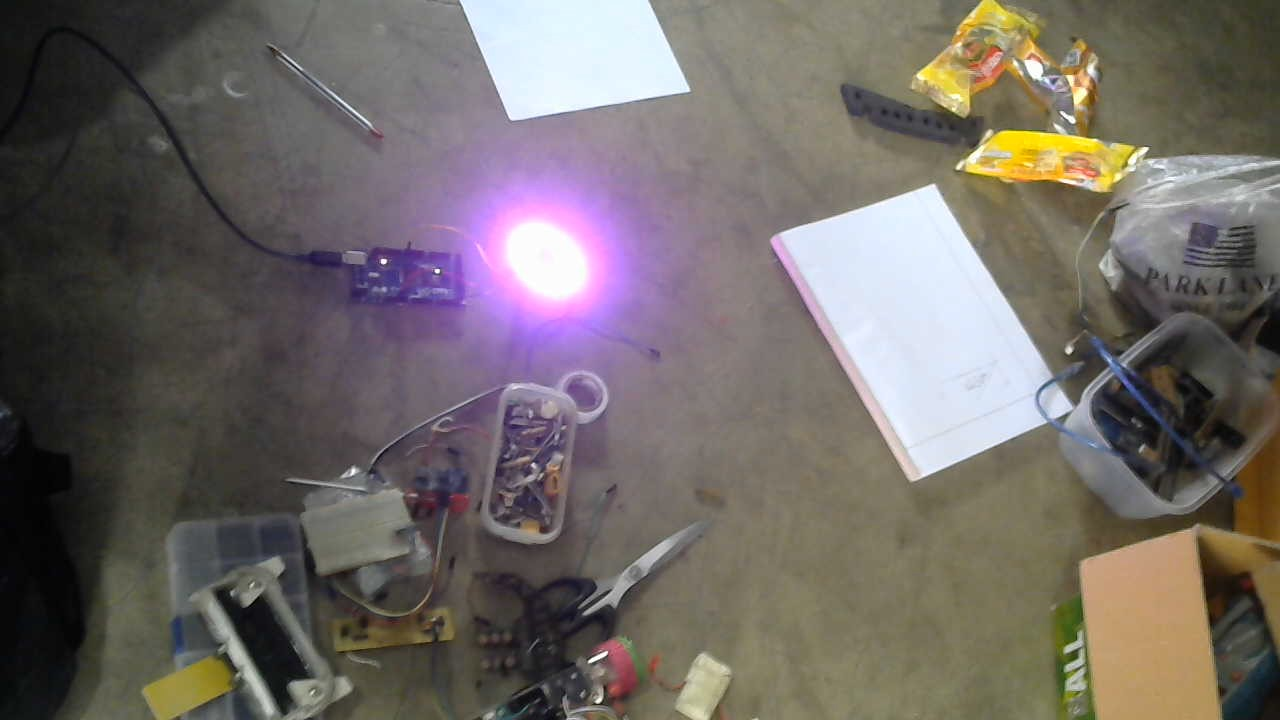
#> input picture Project/arduino-object-detection/images/WIN_20240202_11_22_09_Pro.jpg, 1280 x 720 px
$ python -i d-train.py   (imports and definitions only)
#> lines starting #> are read from the running program, lines starting #| are printed output that depends on the picture; after the words box and inside, x2 and y2 are one past the last pixel; in counts of white or black regions, pixels touching at a corner belong together
import cv2
import numpy as np

# Global variables to store coordinates of the bounding box
bbox_start = None
bbox_end = None
drawing = False


def draw_line_between_points(image, start_point, end_point, color=(0, 255, 0), thickness=2):
    new_image = image.copy()  # Create a copy to avoid modifying the original image
    start_point = tuple(map(int, start_point))  # Ensure start point coordinates are integers
    end_point = tuple(map(int, end_point))  # Ensure end point coordinates are integers

    # Draw the line on the image
    cv2.line(new_image, start_point, end_point, color, thickness)

    return new_image


def draw_circle_around_point(image, center, radius=10, color=(0, 255, 0), thickness=-1):
    new_image = image.copy()  # Create a copy to avoid modifying the original image
    center = tuple(map(int, center))  # Ensure center coordinates are integers

    # Draw the circle on the image
    cv2.circle(new_image, center, radius, color, thickness)

    return new_image

# Function to draw the bounding box
# [22 lines left out: functions draw_bbox, calculate_hsv_avg, not called in this run]


def find_mean_point(contour):
    num_points = len(contour)
    mean_x = sum(point[0][0] for point in contour) / num_points
    mean_y = sum(point[0][1] for point in contour) / num_points

    return (mean_x, mean_y)

def get_min_deviation(contour, center):
    dx = 0
    dy = 0
    for point in contour:
        p = point[0]
        dx += abs(p[0]-center[0])
        dy += abs(p[1]-center[1])
    return dx + dy


def get_detected_object_centers(image, lower_color, upper_color, max_objects=1, threshold = 100):
    # Convert to HSV
    hsv_image = cv2.cvtColor(image, cv2.COLOR_BGR2HSV)

    # Threshold the image
    red_mask = cv2.inRange(hsv_image, lower_color, upper_color)

    # Find contours in the binary mask
    contours, _ = cv2.findContours(red_mask, cv2.RETR_EXTERNAL, cv2.CHAIN_APPROX_SIMPLE)

    candidates = []

    # Iterate over contours
    for contour in contours:
        center = find_mean_point(contour)
        mean_deviation = get_min_deviation(contour, center)
        candidates.append([contour, center, mean_deviation])

    sorted_candidates = sorted(candidates, key=lambda x: x[2], reverse=True)

    detected_objects = sorted_candidates[:max_objects]

    object_contours = []
    object_centers = []

    for object in detected_objects:
        if(object[2] >= threshold):
            object_contours.append(object[0])
            object_centers.append(object[1])

    return object_contours, object_centers


def draw_bounding_box(image, contour, color=(0, 255, 0), thickness=-1):
    new_image = image.copy()  # Create a copy to avoid modifying the original image

    # Convert the contour to a bounding rectangle
    x, y, w, h = cv2.boundingRect(contour)

    # print(x, y, w, h)

    # Draw the bounding box on the image
    cv2.rectangle(new_image, (x, y), (x + w, y + h), color, thickness)

    return new_image


# [11 lines left out: function draw_bounding_box_from_hsv, not called in this run]


def process_image(image):
    # Define red color range in HSV
    lower_red = np.array([0, 100, 100])
    upper_red = np.array([10, 255, 255])

    red_contours, red_centers = get_detected_object_centers(image, lower_red, upper_red, 1)

    bot_center = None

    if(len(red_centers) > 0):
        image = draw_bounding_box(image, red_contours[0])
        bot_center = red_centers[0]
    else:
        print('Bot out of view')

    # Define blue color range in HSV
    lower_blue = np.array([100, 100, 100])
    upper_blue = np.array([130, 255, 255])

    blue_contours, blue_centers = get_detected_object_centers(image, lower_blue, upper_blue, 1)

    dest_center = None

    if(len(blue_centers) > 0):
        dest_center = blue_centers[0]
        image = draw_bounding_box(image, blue_contours[0])
    else:
        print('Destination out of view')


    # Define green color range in HSV
    lower_green = np.array([40, 40, 40])
    upper_green = np.array([80, 255, 255])

    green_contours, green_centers = get_detected_object_centers(image, lower_green, upper_green, 1)

    head_center = None

    if(len(green_centers) > 0):
        image = draw_bounding_box(image, green_contours[0])
        head_center = green_centers[0]
    else:
        print('Head out of view')

    if(bot_center):
        image = draw_circle_around_point(image, bot_center)
    if(head_center):
        image = draw_circle_around_point(image, head_center, 10, (255,0,0))
    if(dest_center):
        image = draw_circle_around_point(image, dest_center)
    if(bot_center and dest_center and head_center):
        image = draw_line_between_points(image, bot_center, dest_center)

    return image, bot_center, head_center, dest_center


# Load the image

# [1 line not run here, left out]
ret = 1
frame = 1
# [2 lines not run here, left out]

# image = cv2.imread(IMAGE_PATH)
image = frame


# Set the desired display dimensions
display_width = 1920
display_height = 1080

image = cv2.resize(image, (display_width, display_height))

# Create a window and set the mouse callback function
# [4 lines not run here, left out]

orig_image = image
def get_array(x):
    r = "[" + str(x[0]) + "," + str(x[1]) + "," + str(x[2]) + "]"
    return r

# [31 lines not run here, left out]

>>> import cv2
>>> picture = cv2.imread('images/WIN_20240202_11_22_09_Pro.jpg')
#> picture is the input picture: shape (720, 1280, 3); mean B, G, R 102.6, 106.2, 113
>>> result = process_image(picture)
#> in get_detected_object_centers, `red_mask = cv2.inRange(hsv_image, lower_color, upper_color)`:
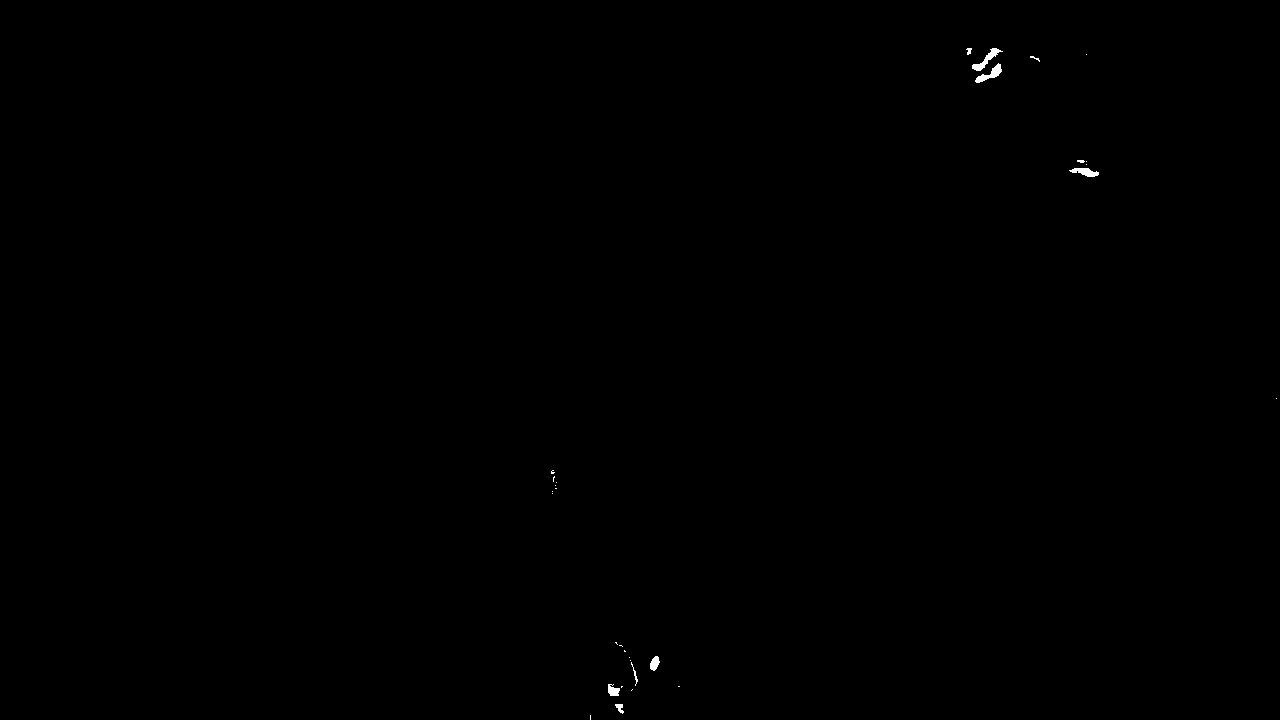
#> red_mask: shape (720, 1280); 0.11% white; 30 white regions (21 under 20 px)
#> in get_detected_object_centers, `contours, _ = cv2.findContours(red_mask, cv2.RETR_EXTERNAL, cv2.CHAIN_..`: contours = 30 contours, 24 with area under 20; largest, box (x1, y1, x2, y2) and area: (972, 48, 1003, 71) 164, (975, 63, 1002, 83) 160, (1069, 168, 1099, 177) 128, (650, 656, 660, 671) 84, (608, 684, 620, 696) 78, (615, 704, 624, 714) 36
#> the loop in get_detected_object_centers, `for contour in contours:` made 30 passes
#> (num_points in find_mean_point, mean_x in find_mean_point, mean_y in find_mean_point, mean_deviation) on passes 2, 6, 7, 8, 9, 10, 14, 15: (19, 619.6, 708.5, 88.63), (21, 613.3, 688.6, 146.3), (28, 634.1, 673.8, 233.2), (1, 630, 660, 0), (1, 629, 657, 0), (22, 654.7, 663.5, 145.5), (1, 552, 493, 0), (1, 552, 491, 0)
#> after the loop in get_detected_object_centers, `for contour in contours:`: candidates = 30 items
#> in get_detected_object_centers, `detected_objects = sorted_candidates[:max_objects]`: detected_objects = 1 item
#> the loop in get_detected_object_centers, `for object in detected_objects:` made 1 pass
#> after the loop in get_detected_object_centers, `for object in detected_objects:`: object_centers = [(988, 57.46)]; object_contours = 1 contour; box (x1, y1, x2, y2) and area: (972, 48, 1003, 71) 164
#> in process_image, `red_contours, red_centers = get_detected_object_centers(image, lower_r..`: red_contours has the same summary as object_contours in get_detected_object_centers; red_centers = [(988, 57.46)]
#> in draw_bounding_box, `x, y, w, h = cv2.boundingRect(contour)`: x = 972; y = 48; w = 31; h = 23
#> in draw_bounding_box, `cv2.rectangle(new_image, (x, y), (x + w, y + h), color, thickness)`:
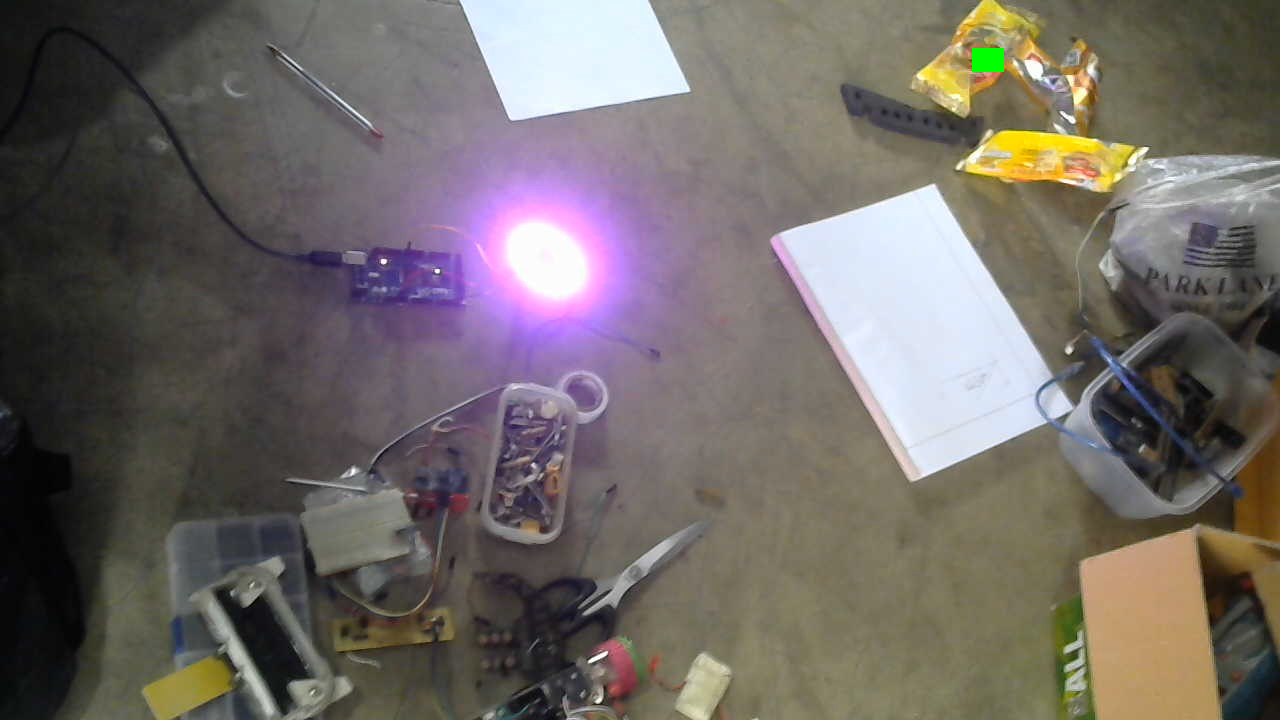
#> new_image: shape (720, 1280, 3); 0.08% of pixels changed, all inside (x1, y1, x2, y2) = (972, 48, 1004, 72)
#> in process_image, `bot_center = red_centers[0]`: bot_center = (988, 57.46)
#> in get_detected_object_centers (call 2), `contours, _ = cv2.findContours(red_mask, cv2.RETR_EXTERNAL, cv2.CHAIN_..`: contours = 15 contours, 11 with area under 20; largest, box (x1, y1, x2, y2) and area: (353, 256, 443, 304) 1472, (401, 285, 456, 301) 315, (1112, 359, 1162, 423) 294, (1094, 340, 1109, 355) 67
#> the loop in get_detected_object_centers (call 2), `for contour in contours:` made 15 passes
#> (num_points in find_mean_point, mean_x in find_mean_point, mean_y in find_mean_point, mean_deviation) on passes 1, 2, 3, 5, 6, 7, 8, 10: (12, 178.2, 649.4, 36.5), (1, 1070, 433, 0), (5, 1041.8, 387.8, 12.4), (102, 1135.4, 391.6, 2955.6), (25, 1101.3, 347.9, 192.4), (1, 622, 334, 0), (1, 620, 334, 0), (93, 427.7, 292.6, 1677.6)
#> the loop in get_detected_object_centers (call 2), `for object in detected_objects:` made 1 pass
#> after the loop in get_detected_object_centers (call 2), `for object in detected_objects:`: object_centers = [(390.4, 275.1)]; object_contours = 1 contour; box (x1, y1, x2, y2) and area: (353, 256, 443, 304) 1472
#> in process_image, `blue_contours, blue_centers = get_detected_object_centers(image, lower..`: blue_contours has the same summary as object_contours in get_detected_object_centers; blue_centers = [(390.4, 275.1)]
#> in process_image, `dest_center = blue_centers[0]`: dest_center = (390.4, 275.1)
#> call 3 of get_detected_object_centers, with lower_color = array of shape (3,), upper_color = array of shape (3,), max_objects = 1, threshold = 100
#> in get_detected_object_centers (call 3), `red_mask = cv2.inRange(hsv_image, lower_color, upper_color)`:
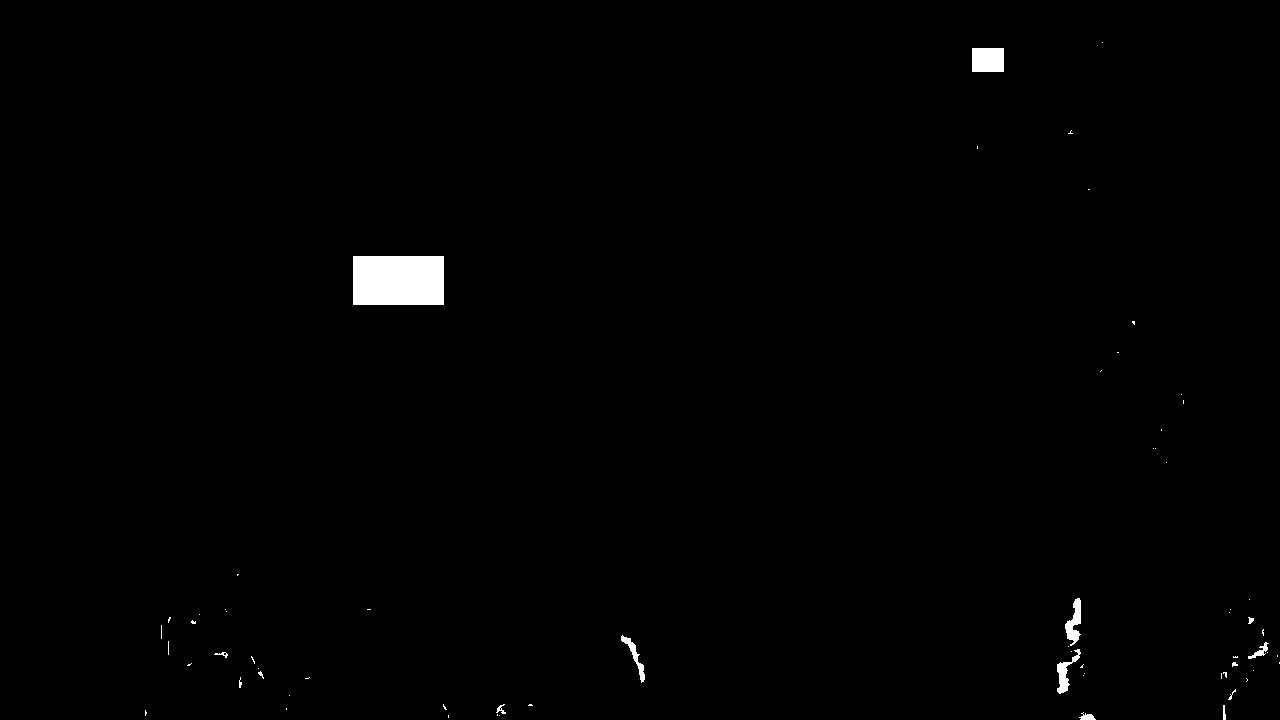
#> red_mask: shape (720, 1280); 0.75% white; 66 white regions (51 under 20 px)
#> in get_detected_object_centers (call 3), `contours, _ = cv2.findContours(red_mask, cv2.RETR_EXTERNAL, cv2.CHAIN_..`: contours = 66 contours, 57 with area under 20; largest, box (x1, y1, x2, y2) and area: (353, 256, 444, 305) 4320, (972, 48, 1004, 72) 713, (1065, 598, 1081, 646) 344, (1057, 649, 1081, 694) 298, (621, 635, 645, 683) 215
#> the loop in get_detected_object_centers (call 3), `for contour in contours:` made 66 passes
#> (num_points in find_mean_point, mean_x in find_mean_point, mean_y in find_mean_point, mean_deviation) on passes 1, 4, 5, 7, 9, 10, 11, 12: (1, 499, 715, 0), (24, 1084.3, 715.2, 123.4), (6, 145.3, 712.5, 11.67), (6, 1224, 712.5, 34), (24, 501.2, 709.1, 110), (9, 444.2, 707, 20.22), (1, 289, 695, 0), (16, 1231.4, 694.6, 62.75)
#> the loop in get_detected_object_centers (call 3), `for object in detected_objects:` made 1 pass
#> in draw_line_between_points, `cv2.line(new_image, start_point, end_point, color, thickness)`:
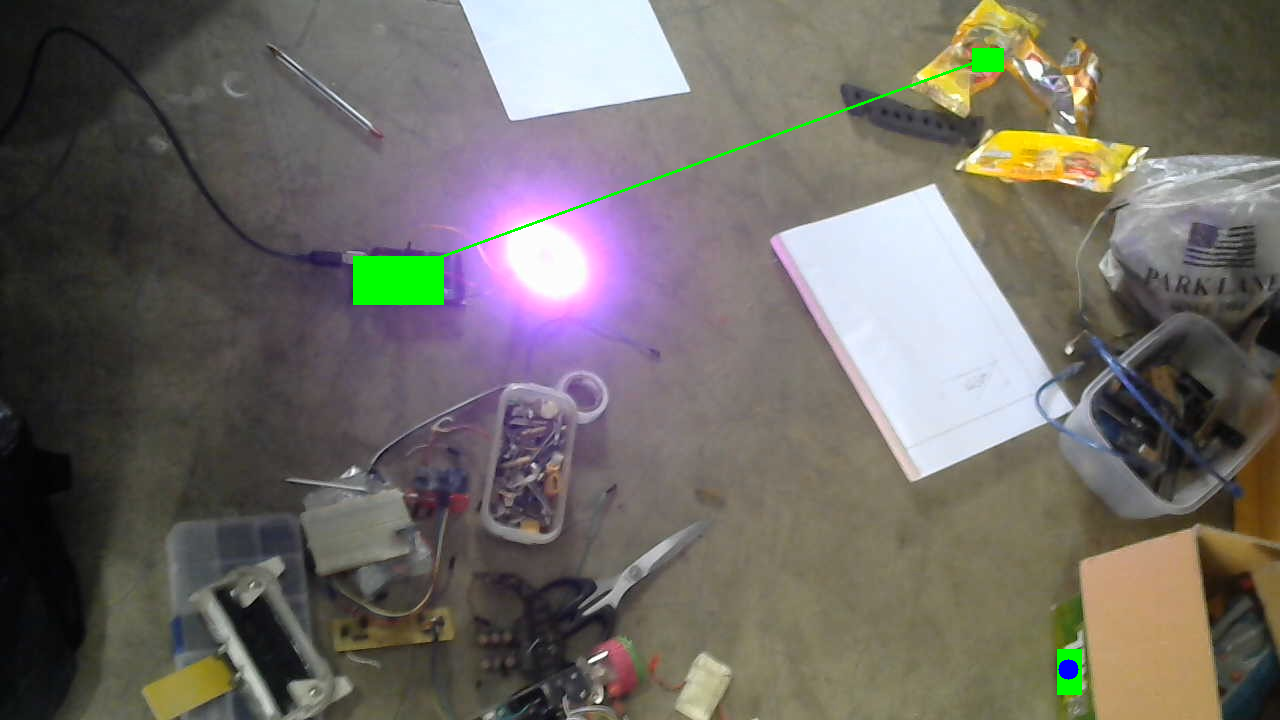
#> new_image: shape (720, 1280, 3); mean B, G, R 101.6, 107.4, 112
